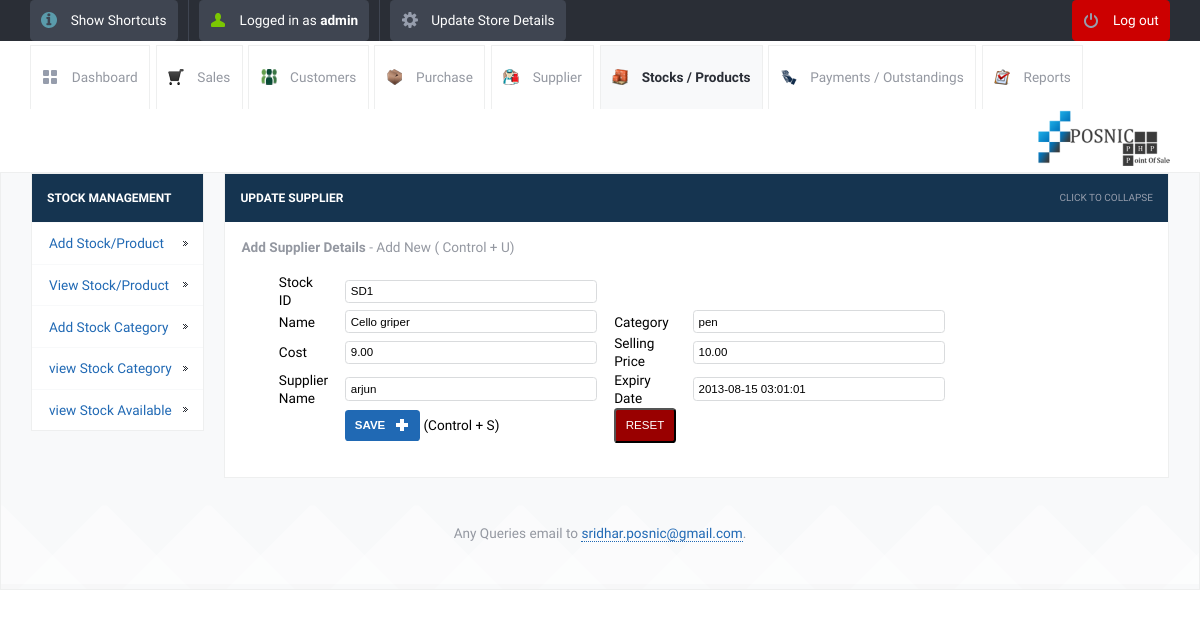
Page /update_stock.php?sid=34&table=stock_details&return=view_product.php (signed in) on the committed database.
### tables this page shows
CREATE TABLE IF NOT EXISTS `stock_details` (
  `id` int(10) unsigned NOT NULL AUTO_INCREMENT,
  `stock_id` varchar(120) NOT NULL,
  `stock_name` varchar(120) NOT NULL,
  `stock_quatity` int(11) NOT NULL,
  `supplier_id` varchar(250) NOT NULL,
  `company_price` decimal(10,2) NOT NULL,
  `selling_price` decimal(10,2) NOT NULL,
  `category` varchar(120) NOT NULL,
  `date` timestamp NOT NULL DEFAULT CURRENT_TIMESTAMP ON UPDATE CURRENT_TIMESTAMP,
  `expire_date` datetime NOT NULL,
  `uom` varchar(120) NOT NULL,
  PRIMARY KEY (`id`)
);

### config.php (called while the page is built)
<?php $config["database"] = "Integral"; $config["host"]= "localhost";$config["username"]= "homestead"; $config["password"]= "secret";?>

### lib/db.class.php (called while the page is built, shortened)
<?php
  class DB
  {
    var $connection;
    function DB($base, $server, $user, $pass)
    {
      $this->connection = mysqli_connect($server, $user, $pass,"Integral",33060);
    }
    function queryUniqueObject($query, $debug = -1)
    {
      $query = "$query LIMIT 1";
      $result = mysqli_query($this->connection,$query) or $this->debugAndDie($query);
      return mysqli_fetch_object($result);
    }
    function getMicroTime()
    {
      list($msec, $sec) = explode(' ', microtime());
      return floor($sec / 1000) + $msec;
    }
  }
?>

### init.php (called while the page is built, shortened)
<?php
	include("lib/db.class.php");
	$db = new DB($config['database'], $config['host'], $config['username'], $config['password']);
?>

### update_stock.php (the view, shortened to what this page needs)
<?php
include_once("init.php");
?>
<!DOCTYPE html>
<html lang="en">
<head>
	<link rel="stylesheet" href="css/style.css">
	<?php include_once("tpl/common_js.php"); ?>
</head>
<body>
	<?php include_once("tpl/top_bar.php"); ?>
	<div id="header-with-tabs">
		<div class="page-full-width cf">
			<ul id="tabs" class="fl">
                                <li><a href="dashboard.php" class="dashboard-tab">Dashboard</a></li>
				<li><a href="view_sales.php" class="sales-tab">Sales</a></li>
				<li><a href="view_customers.php" class=" customers-tab">Customers</a></li>
				<li><a href="view_purchase.php" class="purchase-tab">Purchase</a></li>
				<li><a href="view_supplier.php" class=" supplier-tab">Supplier</a></li>
				<li><a href="view_product.php" class="active-tab stock-tab">Stocks / Products</a></li>
				<li><a href="view_payments.php" class="payment-tab">Payments / Outstandings</a></li>
				<li><a href="view_report.php" class="report-tab">Reports</a></li>
			</ul>
			<a href="#" id="company-branding-small" class="fr"><img src="<?php if(isset($_SESSION['logo'])) { echo "upload/".$_SESSION['logo'];}else{ echo "upload/posnic.png"; } ?>" alt="Point of Sale" /></a>
		</div>
	</div>
	<div id="content">
		<div class="page-full-width cf">
			<div class="side-menu fl">
				<h3>Stock Management</h3>
				<ul>
					<li><a href="add_stock.php">Add Stock/Product</a></li>
					<li><a href="view_product.php">View Stock/Product</a></li>
					<li><a href="add_category.php">Add Stock Category</a></li>
					<li><a href="view_category.php">view Stock Category</a></li>
                                        <li><a href="view_stock_availability.php">view Stock Available</a></li>
				</ul>
			</div>
			<div class="side-content fr">
				<div class="content-module">
					<div class="content-module-heading cf">
						<h3 class="fl">Update Supplier</h3>
						<span class="fr expand-collapse-text">Click to collapse</span>
					</div>
						<div class="content-module-main cf">
				<form name="form1" method="post" id="form1" action="">
                  <p><strong>Add Supplier Details </strong> - Add New ( Control + U)</p>
                  <table class="form"  border="0" cellspacing="0" cellpadding="0">
				<?php
				if(isset($_GET['sid']))
				$id=$_GET['sid'];
				$line = $db->queryUniqueObject("SELECT * FROM stock_details WHERE id=$id");
				?>
		<form name="form1" method="post" id="form1" action="">
                   <tr><td>&nbsp;</td>
                       <td>Stock ID</td>
                       <td><input name="stock_id" type="text" readonly="readonly" id="name" maxlength="200"  class="round default-width-input" value="<?php echo $line->stock_id ; ?> "/>
                      </td>
                   <td>&nbsp;</td></tr>
                    <tr><td>&nbsp;</td>
					<td>Name</td>
                      <td><input name="name" type="text" id="name" maxlength="200"  class="round default-width-input" value="<?php echo $line->stock_name ; ?> "/></td>
                   <td>Category </td>
                      <td><input name="Category"  type="text" id="category" maxlength="20"   class="round default-width-input"
					  value="<?php echo $line->category ; ?>" /></td>
                    </tr>
                    <tr><td>&nbsp;</td>
                             <td>Cost  </td>
                      <td><input name="cost"  type="text" id="cost" maxlength="20"  class="round default-width-input"
                                 value="<?php echo $line->company_price; ?>"onkeypress="return numbersonly(event)" /></td>
                    <td>Selling Price </td>
                      <td><input name="sell"  type="text" id="selling" maxlength="20"  class="round default-width-input"
                                 value="<?php echo $line->selling_price ; ?>"onkeypress="return numbersonly(event)" /></td>
                    </tr>
                    <tr>
                        <td></td>
                             <td>Supplier Name  </td>
                      <td><input name="supplier"  type="text" id="supplier" maxlength="20"  class="round default-width-input"
					  value="<?php echo $line->supplier_id; ?>" /></td>
                    <td>Expiry Date  </td>
                      <td><input name="date"  type="text" id="date" maxlength="20"  class="round default-width-input"
					  value="<?php echo $line->date  ; ?>" /></td>
                    </tr>
                    <tr>
                      <td>&nbsp;</td>
                      <td>&nbsp;</td>
                      <td>
                        <input  class="button round blue image-right ic-add text-upper" type="submit" name="Submit" value="Save">
						(Control + S)</td>
                        <td align="right"><input class="button round red   text-upper"  type="reset" name="Reset" value="Reset">
                        </td>
			<td>&nbsp;</td>
                    </tr>
                  </table>
                </form>
					</div>
				</div>
		</div>
	</div>
	<div id="footer">
		<p>Any Queries email to <a href="mailto:sridhar.posnic@gmail.com?subject=Stock%20Management%20System">sridhar.posnic@gmail.com</a>.</p>
	</div>
</body>
</html>

### rows in the picture
stock_details: stock_id "SD1", name "Cello griper", Category "pen", cost "9.00", sell "10.00", supplier "arjun", date "2013-08-15 03:01:01"

### other values in the picture
$POSNIC['username'] "admin"
